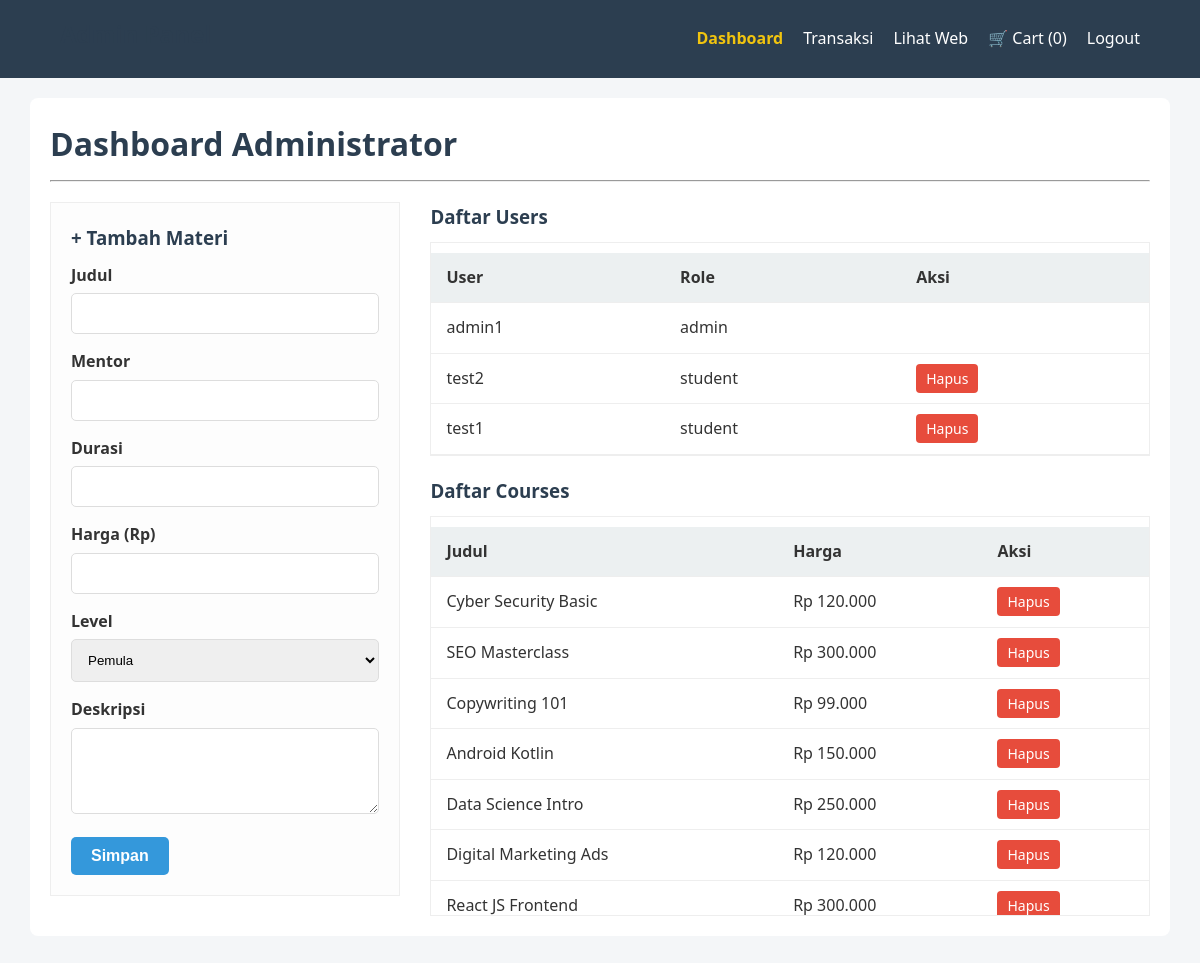
The page /admin.php (signed in) on the database its author committed.
### tables this page shows
CREATE TABLE `users` (
  `id` int(11) NOT NULL,
  `username` varchar(50) NOT NULL,
  `email` varchar(100) NOT NULL,
  `password` varchar(255) NOT NULL,
  `gender` enum('Male','Female') NOT NULL,
  `dob` date NOT NULL,
  `created_at` timestamp NOT NULL DEFAULT current_timestamp(),
  `role` enum('admin','student') NOT NULL DEFAULT 'student'
);

CREATE TABLE `courses` (
  `id` int(11) NOT NULL,
  `title` varchar(100) NOT NULL,
  `description` text NOT NULL,
  `price` decimal(10,2) DEFAULT 0.00,
  `mentor` varchar(100) DEFAULT 'Tim E-Learning',
  `duration` varchar(50) DEFAULT '1 Jam',
  `level` enum('Pemula','Menengah','Mahir') DEFAULT 'Pemula'
);

### admin.php (the view, shortened to what this page needs)
<?php
include 'db.php';
?>
<!DOCTYPE html>
<html lang="id">
<head><title>Admin</title><link rel="stylesheet" href="style.css"></head>
<body>
    <nav>
        <h2>Admin Panel</h2>
        <ul>
            <li><a href="admin.php" class="text-yellow font-bold">Dashboard</a></li>
            <li><a href="admin_transactions.php">Transaksi</a></li>
            <li><a href="index.php" target="_blank">Lihat Web</a></li>
            <li><a href="cart.php">🛒 Cart (<?php echo isset($_SESSION['cart'])?count($_SESSION['cart']):0; ?>)</a></li>
            <li><a href="logout.php" onclick="return confirm('Logout?')">Logout</a></li>
        </ul>
    </nav>
    <div class="admin-container">
        <h1>Dashboard Administrator</h1>
        <hr class="mb-20">
        <div class="admin-panel">
            <div class="panel-left">
                <h3>+ Tambah Materi</h3>
                <form method="POST">
                    <div class="form-group"><label>Judul</label><input type="text" name="title" required></div>
                    <div class="form-group"><label>Mentor</label><input type="text" name="mentor" required></div>
                    <div class="form-group"><label>Durasi</label><input type="text" name="duration" required></div>
                    <div class="form-group"><label>Harga (Rp)</label><input type="number" name="price" required></div>
                    <div class="form-group"><label>Level</label><select name="level"><option value="Pemula">Pemula</option><option value="Menengah">Menengah</option><option value="Mahir">Mahir</option></select></div>
                    <div class="form-group"><label>Deskripsi</label><textarea name="description" rows="4" required></textarea></div>
                    <button type="submit" name="add_course" class="btn">Simpan</button>
                </form>
            </div>
            <div class="panel-right">
                <h3>Daftar Users</h3>
                <div class="table-scroll mb-20">
                    <table>
                        <thead><tr><th>User</th><th>Role</th><th>Aksi</th></tr></thead>
                        <tbody>
                            <?php $users=$conn->query("SELECT * FROM users ORDER BY id DESC"); while($u=$users->fetch_assoc()): ?>
                            <tr>
                                <td><?php echo htmlspecialchars($u['username']); ?></td>
                                <td><?php echo $u['role']; ?></td>
                                <td><?php if($u['id']!=$_SESSION['user_id']): ?><a href="admin.php?delete_user=<?php echo $u['id']; ?>" class="delete-btn" onclick="return confirm('Hapus?')">Hapus</a><?php endif; ?></td>
                            </tr>
                            <?php endwhile; ?>
                        </tbody>
                    </table>
                </div>
                <h3>Daftar Courses</h3>
                <div class="table-scroll">
                    <table>
                        <thead><tr><th>Judul</th><th>Harga</th><th>Aksi</th></tr></thead>
                        <tbody>
                            <?php $courses=$conn->query("SELECT * FROM courses ORDER BY id DESC"); while($c=$courses->fetch_assoc()): ?>
                            <tr>
                                <td><?php echo htmlspecialchars($c['title']); ?></td>
                                <td>Rp <?php echo number_format($c['price'],0,',','.'); ?></td>
                                <td><a href="admin.php?delete_course=<?php echo $c['id']; ?>" class="delete-btn" onclick="return confirm('Hapus?')">Hapus</a></td>
                            </tr>
                            <?php endwhile; ?>
                        </tbody>
                    </table>
                </div>
            </div>
        </div>
    </div>
</body>
</html>

### style.css (style rules this page uses)
* { box-sizing: border-box; margin: 0; padding: 0; }
body { font-family: 'Segoe UI', sans-serif; background-color: #f4f6f8; color: #333; line-height: 1.6; padding-bottom: 50px; }
a { text-decoration: none; color: inherit; transition: 0.3s; }
ul { list-style: none; }
h1, h2, h3 { color: #2c3e50; margin-bottom: 10px; }
.text-yellow { color: #f1c40f !important; }
.font-bold { font-weight: bold; }
.mb-20 { margin-bottom: 20px; }
nav { background-color: #2c3e50; color: white; padding: 15px 5%; display: flex; justify-content: space-between; align-items: center; position: sticky; top: 0; z-index: 1000; }
nav ul { display: flex; gap: 20px; align-items: center; }
.btn { display: inline-block; padding: 10px 20px; background-color: #3498db; color: white; border: none; border-radius: 5px; cursor: pointer; font-size: 16px; font-weight: bold; text-align: center; }
.delete-btn { background-color: #e74c3c; color: white; padding: 5px 10px; border-radius: 4px; font-size: 14px; }
.form-group { margin-bottom: 15px; }
.form-group label { display: block; margin-bottom: 5px; font-weight: 600; }
input, select, textarea { width: 100%; padding: 12px; border: 1px solid #ddd; border-radius: 5px; }
.admin-container { width: 95%; max-width: 1400px; margin: 20px auto; background: white; padding: 20px; border-radius: 8px; }
.admin-panel { display: flex; gap: 30px; }
.panel-left { flex: 3; background: #fdfdfd; padding: 20px; border: 1px solid #eee; height: fit-content; }
.panel-right { flex: 7; }
.table-scroll { max-height: 400px; overflow-y: auto; border: 1px solid #eee; }
table { width: 100%; border-collapse: collapse; margin-top: 10px; background: white; }
th, td { padding: 12px 15px; border-bottom: 1px solid #eee; text-align: left; }
thead { background-color: #ecf0f1; }

### rows shown on the page
users: username "admin1", role "admin"
users: username "test2", role "student"
users: username "test1", role "student"
courses: title "Cyber Security Basic", price "120.000"
courses: title "SEO Masterclass", price "300.000"
courses: title "Copywriting 101", price "99.000"
courses: title "Android Kotlin", price "150.000"
courses: title "Data Science Intro", price "250.000"
courses: title "Digital Marketing Ads", price "120.000"
courses: title "React JS Frontend", price "300.000"
